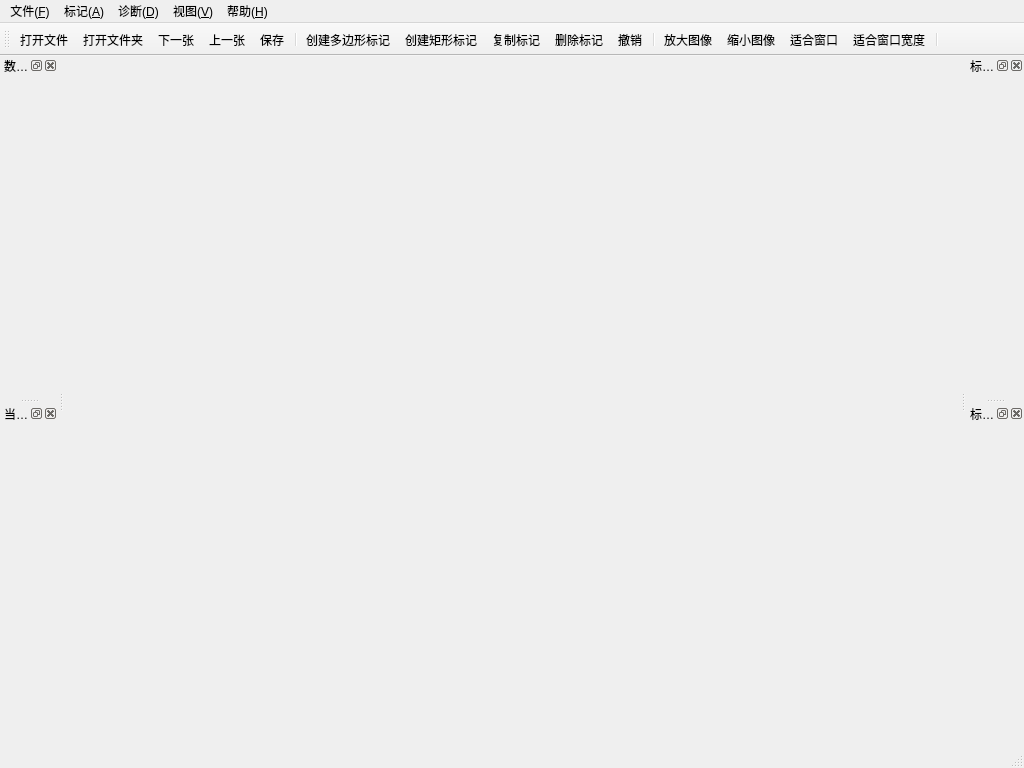
<?xml version="1.0" encoding="UTF-8"?>
<ui version="4.0">
 <class>MainWindow</class>
 <widget class="QMainWindow" name="MainWindow">
  <property name="geometry">
   <rect>
    <x>0</x>
    <y>0</y>
    <width>1024</width>
    <height>768</height>
   </rect>
  </property>
  <property name="sizePolicy">
   <sizepolicy hsizetype="Preferred" vsizetype="Expanding">
    <horstretch>0</horstretch>
    <verstretch>0</verstretch>
   </sizepolicy>
  </property>
  <property name="windowTitle">
   <string>SYSULUNG</string>
  </property>
  <property name="styleSheet">
   <string notr="true"/>
  </property>
  <widget class="QWidget" name="canvas_area"/>
  <widget class="QMenuBar" name="menubar">
   <property name="geometry">
    <rect>
     <x>0</x>
     <y>0</y>
     <width>1024</width>
     <height>23</height>
    </rect>
   </property>
   <widget class="QMenu" name="menuFile">
    <property name="title">
     <string>文件(&amp;F)</string>
    </property>
    <addaction name="open_file_action"/>
    <addaction name="open_dir_action"/>
    <addaction name="separator"/>
    <addaction name="save_file_action"/>
    <addaction name="saveas_file_action"/>
    <addaction name="delete_file_action"/>
    <addaction name="separator"/>
    <addaction name="open_prev_image_action"/>
    <addaction name="open_next_image_action"/>
    <addaction name="separator"/>
    <addaction name="change_output_dir_action"/>
    <addaction name="separator"/>
    <addaction name="quit_action"/>
   </widget>
   <widget class="QMenu" name="menuEdit">
    <property name="title">
     <string>标记(&amp;A)</string>
    </property>
    <addaction name="create_polygon_action"/>
    <addaction name="create_rectangle_action"/>
    <addaction name="create_circle_action"/>
    <addaction name="create_polyline_action"/>
    <addaction name="create_line_action"/>
    <addaction name="create_point_action"/>
    <addaction name="separator"/>
    <addaction name="select_line_color_action"/>
    <addaction name="select_fill_color_action"/>
    <addaction name="separator"/>
    <addaction name="edit_mode_action"/>
    <addaction name="separator"/>
    <addaction name="copy_annotation_action"/>
    <addaction name="delete_annotataion_action"/>
    <addaction name="add_point_to_nearest_edge_action"/>
    <addaction name="edit_annotation_label_action"/>
    <addaction name="separator"/>
    <addaction name="canvas_undo_action"/>
    <addaction name="separator"/>
    <addaction name="set_keep_prev_action"/>
    <addaction name="set_fill_annotation_action"/>
    <addaction name="set_autosave_action"/>
    <addaction name="separator"/>
   </widget>
   <widget class="QMenu" name="menuView">
    <property name="title">
     <string>视图(&amp;V)</string>
    </property>
    <addaction name="zoom_in_action"/>
    <addaction name="zoom_out_action"/>
    <addaction name="fit_window_action"/>
    <addaction name="fit_window_width_action"/>
    <addaction name="separator"/>
    <addaction name="set_annotation_visibility_action"/>
   </widget>
   <widget class="QMenu" name="menuHelp">
    <property name="title">
     <string>帮助(&amp;H)</string>
    </property>
    <addaction name="open_help_doc_action"/>
   </widget>
   <widget class="QMenu" name="menuDiagnose">
    <property name="title">
     <string>诊断(&amp;D)</string>
    </property>
    <addaction name="excute_lung_nodule_analysis_action"/>
   </widget>
   <addaction name="menuFile"/>
   <addaction name="menuEdit"/>
   <addaction name="menuDiagnose"/>
   <addaction name="menuView"/>
   <addaction name="menuHelp"/>
  </widget>
  <widget class="QStatusBar" name="statusbar"/>
  <widget class="QToolBar" name="toolBar">
   <property name="windowTitle">
    <string>toolBar</string>
   </property>
   <attribute name="toolBarArea">
    <enum>TopToolBarArea</enum>
   </attribute>
   <attribute name="toolBarBreak">
    <bool>false</bool>
   </attribute>
   <addaction name="open_file_action"/>
   <addaction name="open_dir_action"/>
   <addaction name="open_next_image_action"/>
   <addaction name="open_prev_image_action"/>
   <addaction name="save_file_action"/>
   <addaction name="separator"/>
   <addaction name="create_polygon_action"/>
   <addaction name="create_rectangle_action"/>
   <addaction name="copy_annotation_action"/>
   <addaction name="delete_annotataion_action"/>
   <addaction name="canvas_undo_action"/>
   <addaction name="separator"/>
   <addaction name="zoom_in_action"/>
   <addaction name="zoom_out_action"/>
   <addaction name="fit_window_action"/>
   <addaction name="fit_window_width_action"/>
   <addaction name="separator"/>
  </widget>
  <widget class="QDockWidget" name="annotation_list_dock">
   <property name="sizePolicy">
    <sizepolicy hsizetype="MinimumExpanding" vsizetype="Preferred">
     <horstretch>0</horstretch>
     <verstretch>1</verstretch>
    </sizepolicy>
   </property>
   <property name="windowTitle">
    <string>标记列表</string>
   </property>
   <attribute name="dockWidgetArea">
    <number>2</number>
   </attribute>
   <widget class="QWidget" name="placeholder2"/>
  </widget>
  <widget class="QDockWidget" name="label_edit_dock">
   <property name="sizePolicy">
    <sizepolicy hsizetype="MinimumExpanding" vsizetype="Preferred">
     <horstretch>0</horstretch>
     <verstretch>1</verstretch>
    </sizepolicy>
   </property>
   <property name="windowTitle">
    <string>标签编辑器</string>
   </property>
   <attribute name="dockWidgetArea">
    <number>2</number>
   </attribute>
   <widget class="QWidget" name="placeholder3">
    <property name="sizePolicy">
     <sizepolicy hsizetype="Preferred" vsizetype="Preferred">
      <horstretch>0</horstretch>
      <verstretch>0</verstretch>
     </sizepolicy>
    </property>
   </widget>
  </widget>
  <widget class="QDockWidget" name="dataset_tree_dock">
   <property name="sizePolicy">
    <sizepolicy hsizetype="Preferred" vsizetype="Preferred">
     <horstretch>0</horstretch>
     <verstretch>1</verstretch>
    </sizepolicy>
   </property>
   <property name="windowTitle">
    <string>数据库</string>
   </property>
   <attribute name="dockWidgetArea">
    <number>1</number>
   </attribute>
   <widget class="QWidget" name="placeholder5"/>
  </widget>
  <widget class="QDockWidget" name="series_list_dock">
   <property name="sizePolicy">
    <sizepolicy hsizetype="MinimumExpanding" vsizetype="Preferred">
     <horstretch>0</horstretch>
     <verstretch>1</verstretch>
    </sizepolicy>
   </property>
   <property name="windowTitle">
    <string>当前序列</string>
   </property>
   <attribute name="dockWidgetArea">
    <number>1</number>
   </attribute>
   <widget class="QWidget" name="placeholder6">
    <property name="sizePolicy">
     <sizepolicy hsizetype="Preferred" vsizetype="Preferred">
      <horstretch>0</horstretch>
      <verstretch>0</verstretch>
     </sizepolicy>
    </property>
   </widget>
  </widget>
  <action name="open_file_action">
   <property name="checkable">
    <bool>false</bool>
   </property>
   <property name="icon">
    <iconset>
     <normaloff>icons/open_file.svg</normaloff>icons/open_file.svg</iconset>
   </property>
   <property name="text">
    <string>打开文件</string>
   </property>
   <property name="toolTip">
    <string>打开一个文件</string>
   </property>
  </action>
  <action name="open_dir_action">
   <property name="icon">
    <iconset>
     <normaloff>icons/folder.svg</normaloff>icons/folder.svg</iconset>
   </property>
   <property name="text">
    <string>打开文件夹</string>
   </property>
   <property name="toolTip">
    <string>选择文件夹，添加其中所有满足条件的文件</string>
   </property>
   <property name="shortcut">
    <string>Ctrl+N</string>
   </property>
  </action>
  <action name="quit_action">
   <property name="icon">
    <iconset>
     <normaloff>icons/quit.svg</normaloff>icons/quit.svg</iconset>
   </property>
   <property name="text">
    <string>退出程序</string>
   </property>
   <property name="toolTip">
    <string>退出程序</string>
   </property>
  </action>
  <action name="open_next_image_action">
   <property name="icon">
    <iconset>
     <normaloff>icons/next.svg</normaloff>icons/next.svg</iconset>
   </property>
   <property name="text">
    <string>下一张</string>
   </property>
   <property name="toolTip">
    <string>查看下一张图像，按下Ctrl+Shift进行标记保持</string>
   </property>
   <property name="shortcut">
    <string>D</string>
   </property>
  </action>
  <action name="open_prev_image_action">
   <property name="icon">
    <iconset>
     <normaloff>icons/prev.svg</normaloff>icons/prev.svg</iconset>
   </property>
   <property name="text">
    <string>上一张</string>
   </property>
   <property name="toolTip">
    <string>查看上一张图像，按下Ctrl+Shift进行标记保持</string>
   </property>
   <property name="shortcut">
    <string>A</string>
   </property>
  </action>
  <action name="save_file_action">
   <property name="icon">
    <iconset>
     <normaloff>icons/save.svg</normaloff>icons/save.svg</iconset>
   </property>
   <property name="text">
    <string>保存</string>
   </property>
   <property name="toolTip">
    <string>保存对当前图像的更改</string>
   </property>
   <property name="shortcut">
    <string>Ctrl+S</string>
   </property>
  </action>
  <action name="saveas_file_action">
   <property name="icon">
    <iconset>
     <normaloff>icons/save.svg</normaloff>icons/save.svg</iconset>
   </property>
   <property name="text">
    <string>另存为</string>
   </property>
   <property name="toolTip">
    <string>将当前图像以指定格式保存到指定位置</string>
   </property>
  </action>
  <action name="delete_file_action">
   <property name="icon">
    <iconset>
     <normaloff>icons/delete.svg</normaloff>icons/delete.svg</iconset>
   </property>
   <property name="text">
    <string>删除标记文件</string>
   </property>
   <property name="toolTip">
    <string>删除当前图像的标记文件</string>
   </property>
  </action>
  <action name="change_output_dir_action">
   <property name="text">
    <string>更改输出文件夹</string>
   </property>
   <property name="toolTip">
    <string>更改当前文件序列的标记输出文件夹</string>
   </property>
  </action>
  <action name="set_autosave_action">
   <property name="checkable">
    <bool>true</bool>
   </property>
   <property name="icon">
    <iconset>
     <normaloff>icons/unchecked.svg</normaloff>
     <normalon>icons/checked.svg</normalon>icons/unchecked.svg</iconset>
   </property>
   <property name="text">
    <string>自动保存</string>
   </property>
   <property name="toolTip">
    <string>启用/禁用自动保存</string>
   </property>
   <property name="shortcut">
    <string>Ctrl+Shift+S</string>
   </property>
  </action>
  <action name="create_polygon_action">
   <property name="icon">
    <iconset>
     <normaloff>icons/polygon.svg</normaloff>icons/polygon.svg</iconset>
   </property>
   <property name="text">
    <string>创建多边形标记</string>
   </property>
   <property name="toolTip">
    <string>创建多边形标记</string>
   </property>
   <property name="shortcut">
    <string>Ctrl+Q</string>
   </property>
  </action>
  <action name="create_rectangle_action">
   <property name="icon">
    <iconset>
     <normaloff>icons/rectangle.svg</normaloff>icons/rectangle.svg</iconset>
   </property>
   <property name="text">
    <string>创建矩形标记</string>
   </property>
   <property name="toolTip">
    <string>创建矩形标记</string>
   </property>
   <property name="shortcut">
    <string>Ctrl+E</string>
   </property>
  </action>
  <action name="create_circle_action">
   <property name="icon">
    <iconset>
     <normaloff>icons/circle.svg</normaloff>icons/circle.svg</iconset>
   </property>
   <property name="text">
    <string>创建圆形标记</string>
   </property>
   <property name="toolTip">
    <string>创建圆形标记</string>
   </property>
  </action>
  <action name="create_polyline_action">
   <property name="icon">
    <iconset>
     <normaloff>icons/polyline.svg</normaloff>icons/polyline.svg</iconset>
   </property>
   <property name="text">
    <string>创建折线标记</string>
   </property>
   <property name="toolTip">
    <string>创建折线标记</string>
   </property>
  </action>
  <action name="create_line_action">
   <property name="text">
    <string>创建线段标记</string>
   </property>
   <property name="toolTip">
    <string>创建线段标记</string>
   </property>
  </action>
  <action name="create_point_action">
   <property name="text">
    <string>创建点标记</string>
   </property>
   <property name="toolTip">
    <string>创建点标记</string>
   </property>
  </action>
  <action name="edit_mode_action">
   <property name="icon">
    <iconset>
     <normaloff>icons/unchecked.svg</normaloff>
     <normalon>icons/checked.svg</normalon>icons/unchecked.svg</iconset>
   </property>
   <property name="text">
    <string>进入编辑模式</string>
   </property>
   <property name="toolTip">
    <string>进入编辑模式，对标记进行编辑和诊断</string>
   </property>
   <property name="shortcut">
    <string>Ctrl+R</string>
   </property>
  </action>
  <action name="canvas_undo_action">
   <property name="icon">
    <iconset>
     <normaloff>icons/undo.svg</normaloff>icons/undo.svg</iconset>
   </property>
   <property name="text">
    <string>撤销</string>
   </property>
   <property name="toolTip">
    <string>撤销对标记的上一次操作</string>
   </property>
   <property name="shortcut">
    <string>Ctrl+Z</string>
   </property>
  </action>
  <action name="select_line_color_action">
   <property name="text">
    <string>边框颜色</string>
   </property>
   <property name="toolTip">
    <string>选择创建标记时边框的颜色</string>
   </property>
  </action>
  <action name="select_fill_color_action">
   <property name="text">
    <string>填充颜色</string>
   </property>
   <property name="toolTip">
    <string>选择创建标记时填充的颜色</string>
   </property>
  </action>
  <action name="set_keep_prev_action">
   <property name="checkable">
    <bool>true</bool>
   </property>
   <property name="text">
    <string>标记保持</string>
   </property>
   <property name="toolTip">
    <string>启动/禁用标记保持，决定是否将当前图像标记复制到下一张打开的图像</string>
   </property>
  </action>
  <action name="copy_annotation_action">
   <property name="icon">
    <iconset>
     <normaloff>icons/copy.svg</normaloff>icons/copy.svg</iconset>
   </property>
   <property name="text">
    <string>复制标记</string>
   </property>
   <property name="toolTip">
    <string>在当前选中的标记旁创建一个拷贝</string>
   </property>
  </action>
  <action name="delete_annotataion_action">
   <property name="icon">
    <iconset>
     <normaloff>icons/remove.svg</normaloff>icons/remove.svg</iconset>
   </property>
   <property name="text">
    <string>删除标记</string>
   </property>
   <property name="toolTip">
    <string>删除当前选中的标记</string>
   </property>
  </action>
  <action name="add_point_to_nearest_edge_action">
   <property name="text">
    <string>添加点到标记</string>
   </property>
   <property name="toolTip">
    <string>向距离指针最近的边增加一个点</string>
   </property>
  </action>
  <action name="set_annotation_visibility_action">
   <property name="checkable">
    <bool>true</bool>
   </property>
   <property name="text">
    <string>标记可见</string>
   </property>
   <property name="toolTip">
    <string>显示/隐藏所有标记</string>
   </property>
   <property name="shortcut">
    <string>Ctrl+H</string>
   </property>
  </action>
  <action name="zoom_in_action">
   <property name="icon">
    <iconset>
     <normaloff>icons/zoom_in.svg</normaloff>icons/zoom_in.svg</iconset>
   </property>
   <property name="text">
    <string>放大图像</string>
   </property>
   <property name="toolTip">
    <string>将图像放大1.1倍</string>
   </property>
  </action>
  <action name="zoom_out_action">
   <property name="icon">
    <iconset>
     <normaloff>icons/zoom_out.svg</normaloff>icons/zoom_out.svg</iconset>
   </property>
   <property name="text">
    <string>缩小图像</string>
   </property>
   <property name="toolTip">
    <string>将图像缩小为0.9倍</string>
   </property>
  </action>
  <action name="fit_window_action">
   <property name="icon">
    <iconset>
     <normaloff>icons/fit_window.svg</normaloff>icons/fit_window.svg</iconset>
   </property>
   <property name="text">
    <string>适合窗口</string>
   </property>
   <property name="toolTip">
    <string>将图像缩放到适合当前窗口</string>
   </property>
  </action>
  <action name="fit_window_width_action">
   <property name="text">
    <string>适合窗口宽度</string>
   </property>
   <property name="toolTip">
    <string>将图像缩放到适合窗口宽度</string>
   </property>
  </action>
  <action name="edit_annotation_label_action">
   <property name="icon">
    <iconset>
     <normaloff>icons/label.svg</normaloff>icons/label.svg</iconset>
   </property>
   <property name="text">
    <string>编辑标记标签</string>
   </property>
   <property name="toolTip">
    <string>编辑当前选中标记的标签</string>
   </property>
  </action>
  <action name="edit_annotation_line_color_action">
   <property name="text">
    <string>编辑边框颜色</string>
   </property>
   <property name="toolTip">
    <string>选择当前选中标记边框的颜色</string>
   </property>
  </action>
  <action name="set_fill_annotation_action">
   <property name="checkable">
    <bool>true</bool>
   </property>
   <property name="icon">
    <iconset>
     <normaloff>icons/unchecked.svg</normaloff>icons/unchecked.svg</iconset>
   </property>
   <property name="text">
    <string>标记填充</string>
   </property>
   <property name="toolTip">
    <string>启用/禁用对标记的填充</string>
   </property>
  </action>
  <action name="edit_annotation_fill_color_action">
   <property name="text">
    <string>编辑填充颜色</string>
   </property>
   <property name="toolTip">
    <string>选择当前选中标记填充的颜色</string>
   </property>
  </action>
  <action name="open_help_doc_action">
   <property name="text">
    <string>打开帮助文档</string>
   </property>
   <property name="toolTip">
    <string>打开帮助文档</string>
   </property>
  </action>
  <action name="excute_lung_nodule_analysis_action">
   <property name="text">
    <string>完整肺结节分析</string>
   </property>
   <property name="toolTip">
    <string>对当前序列进行肺结节检测，分类和特征提取</string>
   </property>
  </action>
  <zorder>label_edit_dock</zorder>
  <zorder>annotation_list_dock</zorder>
  <zorder>series_list_dock</zorder>
  <zorder>dataset_tree_dock</zorder>
 </widget>
 <resources/>
 <connections/>
 <slots>
  <slot>openFile()</slot>
 </slots>
</ui>
